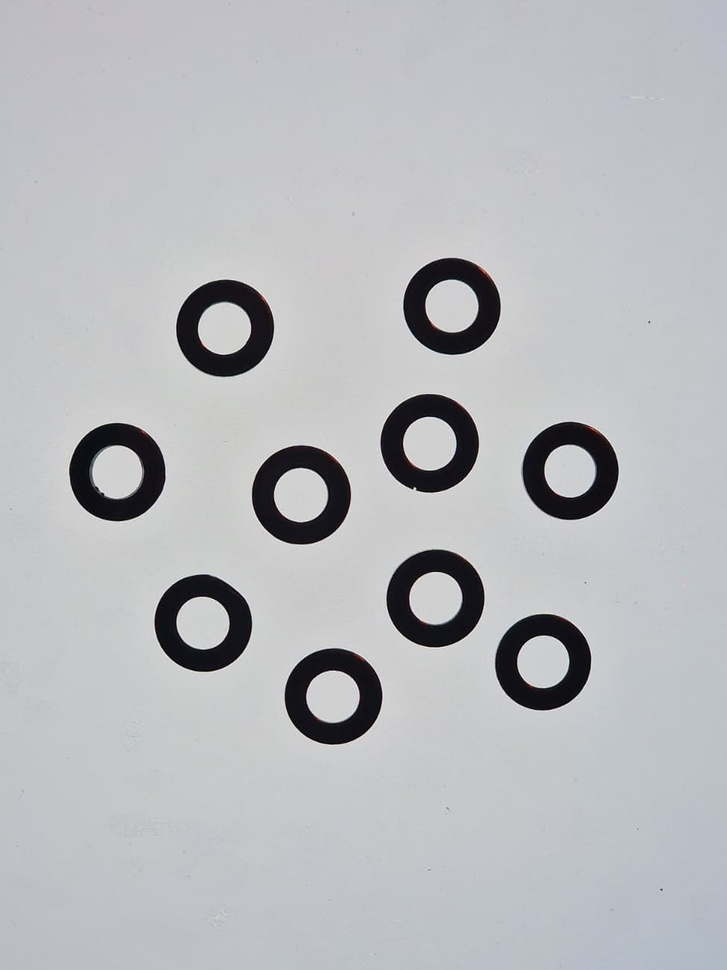
#> input picture Bild1.jpeg, 727 x 970 px, shrunk from 976 x 1302 before the run
$ python 'AOI_Funktionsfähig.py'
#> lines starting #> are read from the running program, lines starting #| are printed output that depends on the picture; after the words box and inside, x2 and y2 are one past the last pixel; in counts of white or black regions, pixels touching at a corner belong together


import cv2
import numpy as np

image = cv2.imread("Bild1.jpeg", 1)
#> image is the input picture: shape (970, 727, 3); mean B, G, R 188.6, 185.3, 183.8

edge = cv2.Canny(image, 100,250)
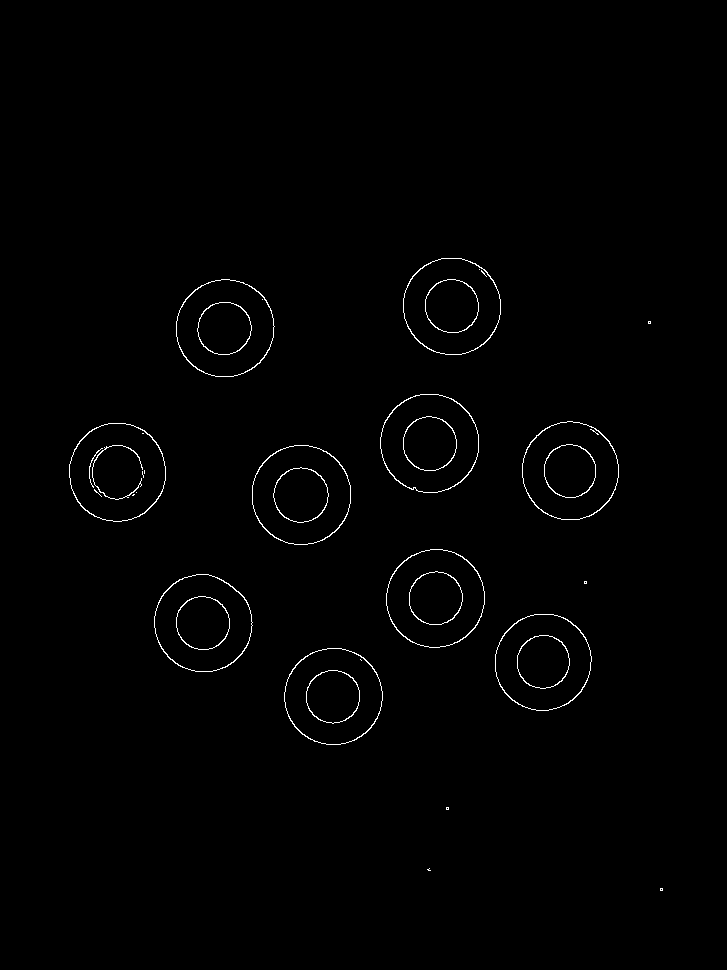
#> edge: shape (970, 727); 0.8% white in thin lines or dots, all inside (x1, y1, x2, y2) = (69, 258, 663, 891)

contours, hierarchy = cv2.findContours(edge, cv2.RETR_EXTERNAL, cv2.CHAIN_APPROX_NONE)
#> contours = 15 contours, 5 with area under 20; largest, box (x1, y1, x2, y2) and area: (252, 445, 351, 545) 7737, (380, 394, 479, 493) 7622, (386, 549, 485, 648) 7561, (176, 279, 275, 377) 7485, (69, 423, 166, 522) 7458

Konturen = cv2.drawContours(edge, contours, -1, 255)

color_img = image.copy()


for cnt in contours:

    (x, y), radius = cv2.minEnclosingCircle(cnt)
    center = (int(x), int(y))
    radius = int(radius)

    if radius > 5:
        cv2.circle(color_img, center, radius, (255, 0, 0), 1)

    if cv2.contourArea(cnt) <= 100:
        continue

    status_ok = True

    (xc, yc), radius = cv2.minEnclosingCircle(cnt)

    for point in cnt:
        px, py = point[0]

        distanz = np.sqrt((px - xc)**2 + (py - yc)**2)

        if (radius - distanz) > 4.0:
            status_ok = False
            break

    if status_ok == True:
        color = (0, 120, 0)
    else:
        color = (0, 0, 255)

    text = "OK" if status_ok else "FEHLER"

    center_point = (int(xc), int(yc))
    text_position = (int(xc) - 20, int(yc) - 10)

    cv2.circle(color_img, center_point, int(radius), color, 2)
    cv2.putText(color_img, text, text_position, cv2.FONT_HERSHEY_SIMPLEX, 0.6, color, 2)


    color = (0, 255, 0) if status_ok else (0, 0, 255)
    text = "OK" if status_ok else "FEHLER"

    (x,y), radius = cv2.minEnclosingCircle(cnt)
    center_point = (int(x), int(y))
    text_position = (int(x)-20, int(y)-10)

    cv2.circle(color_img, center_point, int(radius), color, 2)

    cv2.putText(color_img, text, text_position, cv2.FONT_HERSHEY_SIMPLEX, 0.6, color, 29)
#> this loop made 15 passes
#> (xc, yc) on passes 5, 7, 8, 9, 10, 11, 12, 14, 15: (542.5, 661.5), (203, 622.5), (435, 598), (300.8, 494.5), (117, 471.8), (569.8, 470.4), (429.2, 442.8), (224.5, 327.5), (451.3, 306.2)
#> (xc, yc) on pass 4: (333, 696)
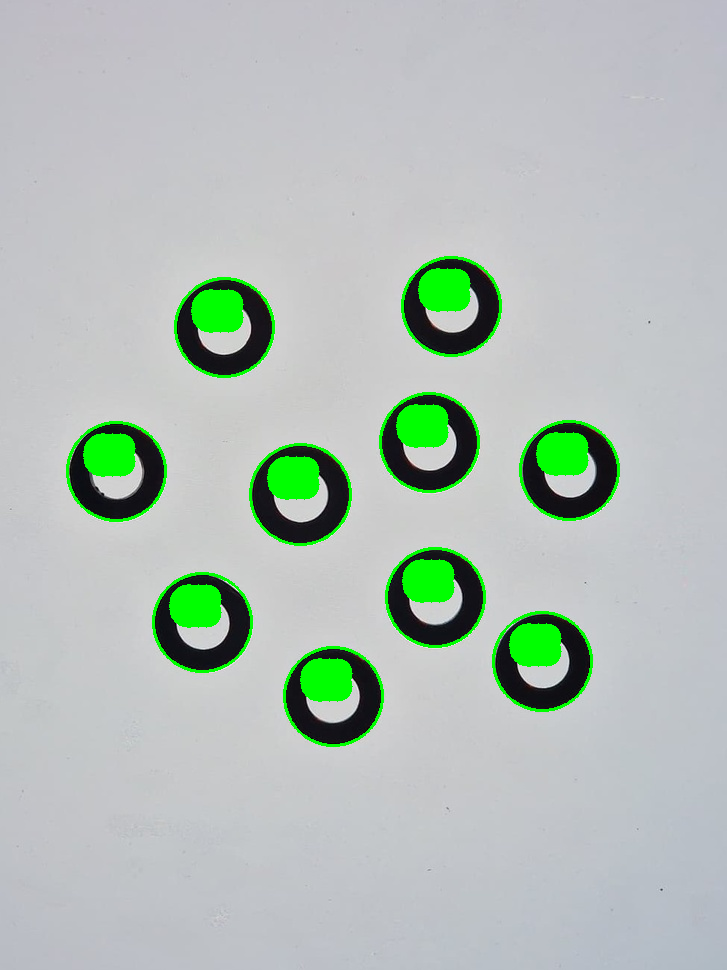
#> color_img: shape (970, 727, 3); 4.1% of pixels changed, all inside (x1, y1, x2, y2) = (66, 256, 620, 747)


cv2.imshow("Qualitätskontrolle", color_img)
cv2.waitKey(0)
cv2.destroyAllWindows()
